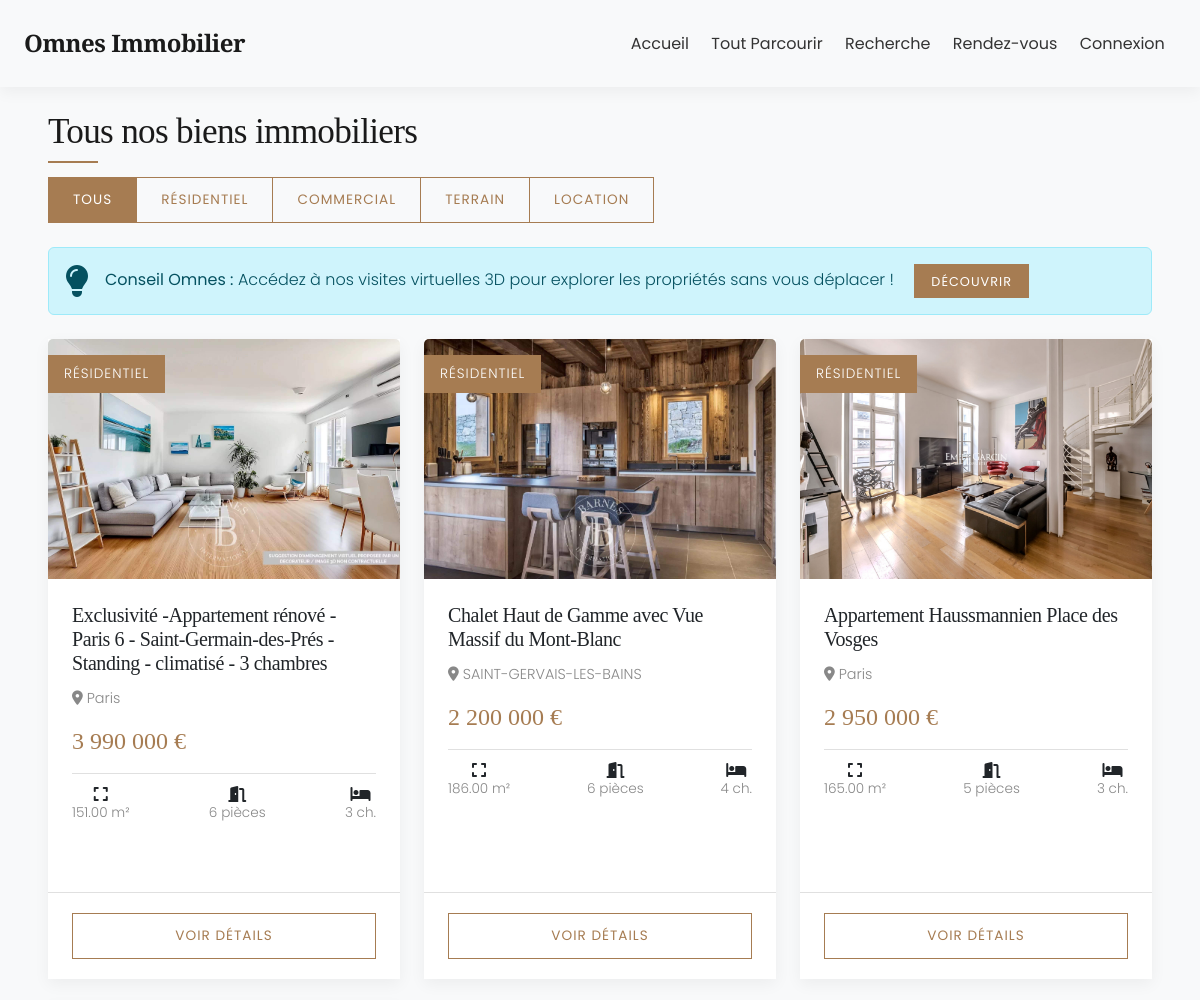
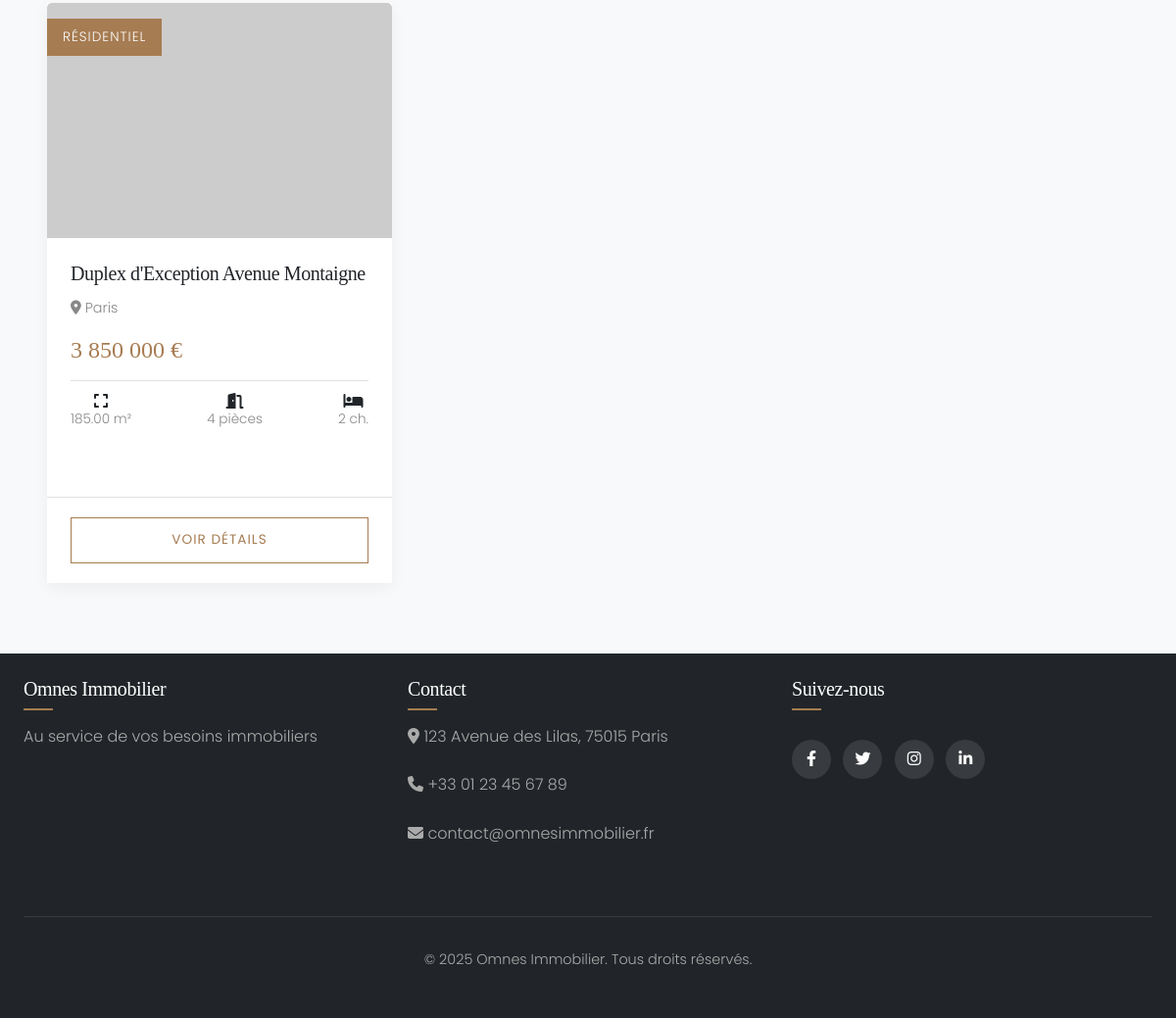
/properties.php, run on the app's committed database (2 pictures, top to bottom).
### tables this page shows
CREATE TABLE `Propriete` (
  `id_propriete` int NOT NULL,
  `titre` varchar(255) NOT NULL,
  `description` text,
  `prix` decimal(10,2) NOT NULL,
  `surface` decimal(10,2) DEFAULT NULL,
  `nb_pieces` int DEFAULT NULL,
  `nb_chambres` int DEFAULT NULL,
  `nb_salles_bain` int DEFAULT NULL,
  `etage` int DEFAULT NULL,
  `balcon` tinyint(1) DEFAULT '0',
  `parking` tinyint(1) DEFAULT '0',
  `ascenseur` tinyint(1) DEFAULT '0',
  `adresse` varchar(255) NOT NULL,
  `ville` varchar(100) NOT NULL,
  `code_postal` varchar(20) NOT NULL,
  `pays` varchar(50) NOT NULL,
  `statut` enum('disponible','vendu','loué') DEFAULT 'disponible',
  `type_propriete` enum('résidentiel','commercial','terrain','location') NOT NULL,
  `date_ajout` datetime DEFAULT CURRENT_TIMESTAMP,
  `id_agent` int NOT NULL
);

CREATE TABLE `Media` (
  `id_media` int NOT NULL,
  `id_propriete` int NOT NULL,
  `type` enum('photo','video') NOT NULL,
  `url_path` varchar(255) NOT NULL,
  `est_principale` tinyint(1) DEFAULT '0',
  `titre` varchar(255) DEFAULT NULL
);

### config/init.php (called while the page is built, shortened)
<?php
require_once BASE_PATH . 'config/database.php';
spl_autoload_register(function($class_name) {
    $class_file = BASE_PATH . 'classes/' . $class_name . '.php';
});
function format_price($price) {
    return number_format($price, 0, ',', ' ') . ' €';
}

### classes/database.php (called while the page is built, shortened)
<?php
class Database {
    private $dbh;
    private $stmt;
    public function __construct() {
        $this->host = DB_HOST;
        $this->port = DB_PORT;
        $this->user = DB_USER;
        $this->pass = DB_PASS;
        $this->dbname = DB_NAME;
        $dsn = 'mysql:host=' . $this->host . ';port=' . $this->port . ';dbname=' . $this->dbname . ';charset=utf8mb4';
        $options = array(
            PDO::ATTR_PERSISTENT => true,
            PDO::ATTR_ERRMODE => PDO::ERRMODE_EXCEPTION,
            PDO::ATTR_DEFAULT_FETCH_MODE => PDO::FETCH_OBJ
        );
        try {
            $this->dbh = new PDO($dsn, $this->user, $this->pass, $options);
        } catch(PDOException $e) {
            $this->error = $e->getMessage();
            error_log("Erreur de connexion à la base de données : " . $this->error);
            throw new Exception("Erreur de connexion à la base de données");
        }
    }
    public function query($query) {
        $this->stmt = $this->dbh->prepare($query);
    }
    public function bind($param, $value, $type = null) {
        if (is_null($type)) {
            switch (true) {
                case is_int($value):
                    $type = PDO::PARAM_INT;
                    break;
            }
        }
        $this->stmt->bindValue($param, $value, $type);
    }
    public function execute() {
        try {
            return $this->stmt->execute();
        } catch(PDOException $e) {
            $this->error = $e->getMessage();
            error_log("Erreur d'exécution de requête : " . $this->error);
            return false;
        }
    }
    public function resultSet() {
        $this->execute();
        return $this->stmt->fetchAll();
    }
}
?>

### classes/Property.php (called while the page is built, shortened)
<?php
class Property {
    private $db;
    public function __construct() {
        $this->db = new Database();
    }
    public function getAllProperties() {
        $this->db->query('SELECT * FROM Propriete ORDER BY date_ajout DESC');
        return $this->db->resultSet();
    }
    public function getMedia($id_propriete) {
        $this->db->query('SELECT * FROM Media WHERE id_propriete = :id_propriete');
        $this->db->bind(':id_propriete', $id_propriete);
        return $this->db->resultSet();
    }
}
?>

### properties.php (the view, shortened to what this page needs)
<?php
require_once BASE_PATH . 'config/init.php';
include BASE_PATH . 'includes/header.php';
require_once BASE_PATH . 'classes/Property.php';
$property = new Property();
$type = isset($_GET['type']) ? $_GET['type'] : null;
if ($type) {
    $properties = $property->getPropertiesByType($type);
} else {
    $properties = $property->getAllProperties();
}
?>
<div class="container mt-4">
    <h1 class="section-title mb-4" data-aos="fade-up">Tous nos biens immobiliers</h1>
    <div class="mb-4" data-aos="fade-up">
        <div class="btn-group" role="group">
            <a href="properties.php" class="btn <?php echo !$type ? 'btn-primary' : 'btn-outline-primary'; ?>">Tous</a>
            <a href="properties.php?type=résidentiel" class="btn <?php echo $type === 'résidentiel' ? 'btn-primary' : 'btn-outline-primary'; ?>">Résidentiel</a>
            <a href="properties.php?type=commercial" class="btn <?php echo $type === 'commercial' ? 'btn-primary' : 'btn-outline-primary'; ?>">Commercial</a>
            <a href="properties.php?type=terrain" class="btn <?php echo $type === 'terrain' ? 'btn-primary' : 'btn-outline-primary'; ?>">Terrain</a>
            <a href="properties.php?type=location" class="btn <?php echo $type === 'location' ? 'btn-primary' : 'btn-outline-primary'; ?>">Location</a>
        </div>
    </div>
<div class="alert alert-info d-flex align-items-center mb-4" data-aos="fade-up">
    <i class="fas fa-lightbulb fa-2x me-3"></i>
    <div>
        <strong>Conseil Omnes :</strong> Accédez à nos visites virtuelles 3D pour explorer les propriétés sans vous déplacer !
        <a href="/omnes-immobilier/account-services.php" class="btn btn-sm btn-primary ms-3">Découvrir</a>
    </div>
</div>
    <div class="row">
        <?php if (!empty($properties)) : ?>
            <?php foreach ($properties as $index => $prop) : ?>
                <div class="col-md-4 mb-4" data-aos="fade-up" data-aos-delay="<?php echo $index % 3 * 100; ?>">
                    <div class="card property-card h-100">
                        <?php
                        $medias = $property->getMedia($prop->id_propriete);
                        $image_path = !empty($medias) && isset($medias[0]->url_path) ? $medias[0]->url_path : '/omnes-immobilier/assets/img/properties/default.jpg';
                        ?>
                        <img src="<?php echo $image_path; ?>" class="card-img-top" alt="<?php echo $prop->titre; ?>" onerror="this.src='https://via.placeholder.com/300x200?text=Propriété'">
                        <?php if ($prop->type_propriete) : ?>
                            <div class="property-tag"><?php echo ucfirst($prop->type_propriete); ?></div>
                        <?php endif; ?>
                        <div class="card-body">
                            <h5 class="card-title"><?php echo $prop->titre; ?></h5>
                            <p class="property-location"><i class="fas fa-map-marker-alt"></i> <?php echo $prop->ville; ?></p>
                            <?php if ($prop->type_propriete !== 'location') : ?>
                                <p class="property-price"><?php echo format_price($prop->prix); ?></p>
                            <?php else : ?>
                                <p class="property-price"><?php echo format_price($prop->prix); ?>/mois</p>
                            <?php endif; ?>
                            <div class="property-features">
                                <div class="property-feature">
                                    <i class="fas fa-expand"></i>
                                    <span><?php echo $prop->surface; ?> m²</span>
                                </div>
                                <div class="property-feature">
                                    <i class="fas fa-door-open"></i>
                                    <span><?php echo $prop->nb_pieces; ?> pièces</span>
                                </div>
                                <div class="property-feature">
                                    <i class="fas fa-bed"></i>
                                    <span><?php echo $prop->nb_chambres; ?> ch.</span>
                                </div>
                            </div>
                        </div>
                        <div class="card-footer bg-white">
                            <a href="property-detail.php?id=<?php echo $prop->id_propriete; ?>" class="btn btn-outline-primary w-100">Voir détails</a>
                        </div>
                    </div>
                </div>
            <?php endforeach; ?>
        <?php endif; ?>
    </div>
</div>
<?php include BASE_PATH . 'includes/footer.php'; ?>

### assets/css/style.css (style rules this page uses)
:root { --dark-primary: #1a1a1a; --primary: #333333; --secondary: #a67c52; --light-secondary: #d4b88f; --light: #f8f9fa; --white: #ffffff; --grey: #e0e0e0; --dark-grey: #888888; --success: #4a7c59; --danger: #a63f52; --warning: #d4a150; --info: #5899a6; --transition: all 0.3s ease; --box-shadow: 0 5px 15px rgba(0, 0, 0, 0.05); --box-shadow-hover: 0 8px 25px rgba(0, 0, 0, 0.1); --font-heading: 'Playfair Display', serif; --font-body: 'Poppins', sans-serif; }
body { font-family: var(--font-body); color: var(--primary); line-height: 1.6; background-color: var(--light); font-weight: 300; }
h1, h2, h3, h4, h5, h6 { font-family: var(--font-heading); font-weight: 500; color: var(--dark-primary); letter-spacing: -0.02em; }
p { margin-bottom: 1.5rem; }
a { color: var(--secondary); text-decoration: none; transition: var(--transition); }
.container { max-width: 1280px; padding: 0 1.5rem; }
.section-title { position: relative; display: inline-block; margin-bottom: 2.5rem; font-size: 2.2rem; }
.section-title::after { content: ''; position: absolute; left: 0; bottom: -10px; width: 50px; height: 2px; background-color: var(--secondary); }
.btn { font-family: var(--font-body); font-weight: 400; padding: 0.75rem 1.5rem; border-radius: 0; transition: var(--transition); text-transform: uppercase; letter-spacing: 1px; font-size: 0.85rem; border: none; }
.btn-primary { background-color: var(--secondary); color: var(--white); border: 1px solid var(--secondary); }
.btn-outline-primary { background-color: transparent; color: var(--secondary); border: 1px solid var(--secondary); }
.btn-sm { padding: 0.4rem 1rem; font-size: 0.8rem; }
.card { border: none; box-shadow: var(--box-shadow); transition: var(--transition); border-radius: 0; overflow: hidden; margin-bottom: 2rem; }
.card-body { padding: 1.5rem; }
.card-img-top { height: 240px; object-fit: cover; }
.card-title { font-family: var(--font-heading); margin-bottom: 0.75rem; }
.card-footer { background-color: var(--white); border-top: 1px solid var(--grey); padding: 1.25rem 1.5rem; }
.property-card { position: relative; }
.property-card .property-tag { position: absolute; top: 1rem; left: 0; background-color: var(--secondary); color: var(--white); padding: 0.5rem 1rem; font-size: 0.85rem; text-transform: uppercase; letter-spacing: 1px; }
.property-card .property-price { font-family: var(--font-heading); font-size: 1.5rem; color: var(--secondary); margin: 0.75rem 0; }
.property-card .property-location { color: var(--dark-grey); font-size: 0.9rem; margin-bottom: 0.5rem; }
.property-card .property-features { display: flex; justify-content: space-between; padding: 0.75rem 0; border-top: 1px solid var(--grey); margin-top: 0.75rem; }
.property-card .property-feature { display: flex; flex-direction: column; align-items: center; }
.property-card .property-feature span { font-size: 0.85rem; color: var(--dark-grey); }

### data on the page
propriete: media.url_path (picture), type_propriete "RÉSIDENTIEL", titre "Exclusivité -Appartement rénové - Paris 6 - Saint-Germain-des-Prés - Standing - climatisé - 3 chambres", ville "Paris", prix "3 990 000 €", surface "151.00", nb_pieces "6", nb_chambres "3"
propriete: media.url_path (picture), type_propriete "RÉSIDENTIEL", titre "Chalet Haut de Gamme avec Vue Massif du Mont-Blanc", ville "SAINT-GERVAIS-LES-BAINS", prix "2 200 000 €", surface "186.00", nb_pieces "6", nb_chambres "4"
propriete: media.url_path (picture), type_propriete "RÉSIDENTIEL", titre "Appartement Haussmannien Place des Vosges", ville "Paris", prix "2 950 000 €", surface "165.00", nb_pieces "5", nb_chambres "3"
propriete: type_propriete "RÉSIDENTIEL", titre "Duplex d'Exception Avenue Montaigne", ville "Paris", prix "3 850 000 €", surface "185.00", nb_pieces "4", nb_chambres "2"
